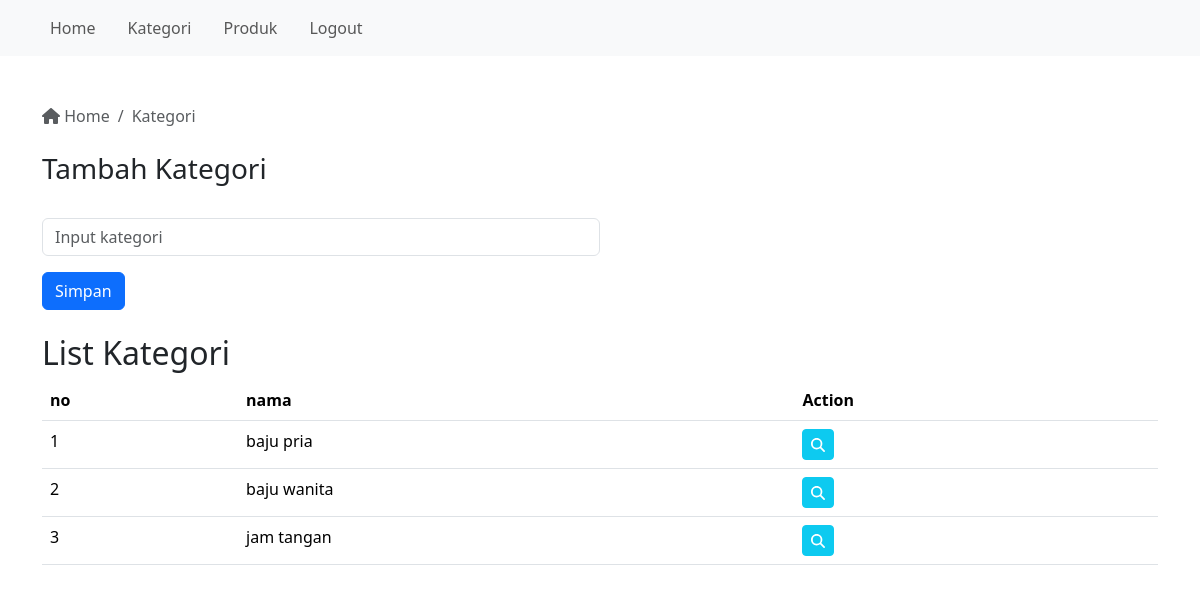
The app's page /adminpanel/kategori.php (signed in) with its own data.
### tables this page shows
CREATE TABLE IF NOT EXISTS `kategori` (
  `id` int NOT NULL AUTO_INCREMENT,
  `nama` varchar(100) NOT NULL,
  PRIMARY KEY (`id`)
);

### adminpanel/kategori.php (the view, shortened to what this page needs)
<?php
require '../koneksi.php';
$queryKategori = mysqli_query($conn, 'SELECT * FROM kategori');
?>
<!DOCTYPE html>
<html lang="en">
<head>
     <link rel="stylesheet" href="../bootstrap/css/bootstrap.min.css">
     <link rel="stylesheet" href="../fontawesome/css/fontawesome.min.css">
</head>
<body>
     <?php include('components/navbar.php') ?>
     <div class="container mt-5">
          <nav aria-label="breadcrumb">
               <ol class="breadcrumb">
                    <li class="breadcrumb-item active" aria-current="page"><a class="text-muted" style="text-decoration: none;" href="../adminpanel/"><i class="fa-solid fa-house"></i> Home</a></li>
                    <li class="breadcrumb-item active" aria-current="page">Kategori</li>
               </ol>
          </nav>
          <div class="my-4 col-12 col-md-6">
               <h3>Tambah Kategori</h3>
               <form action="" method="post">
                    <div>
                         <input type="text" id="kategori" name="kategori" class="form-control" required placeholder="Input kategori" autocomplete="off">
                    </div>
                    <div class="my-3">
                         <button type="submit" class="btn btn-primary" name="simpanKategori">Simpan</button>
                    </div>
               </form>
          </div>
          <div class="mt-3">
               <h2>List Kategori</h2>
               <div class="table-responsive">
                    <table class="table">
                         <thead>
                              <tr>
                                   <th>no</th>
                                   <th>nama</th>
                                   <th>Action</th>
                              </tr>
                         </thead>
                         <tbody>
                              <?php
                              $number = 1;
                              while ($kategori = mysqli_fetch_array($queryKategori)) {
                              ?>
                                   <tr>
                                        <td><?= $number ?></td>
                                        <td><?= $kategori['nama'] ?></td>
                                        <td><a href="kategori-detail.php?id=<?= $kategori['id'] ?>" class="btn btn-sm btn-info text-white"><i class="fas fa-search"></i></a></td>
                                   </tr>
                              <?php
                                   $number++;
                              }
                              ?>
                         </tbody>
                    </table>
               </div>
          </div>
     </div>
</body>
</html>

### records on screen
kategori: nama "baju pria"
kategori: nama "baju wanita"
kategori: nama "jam tangan"
